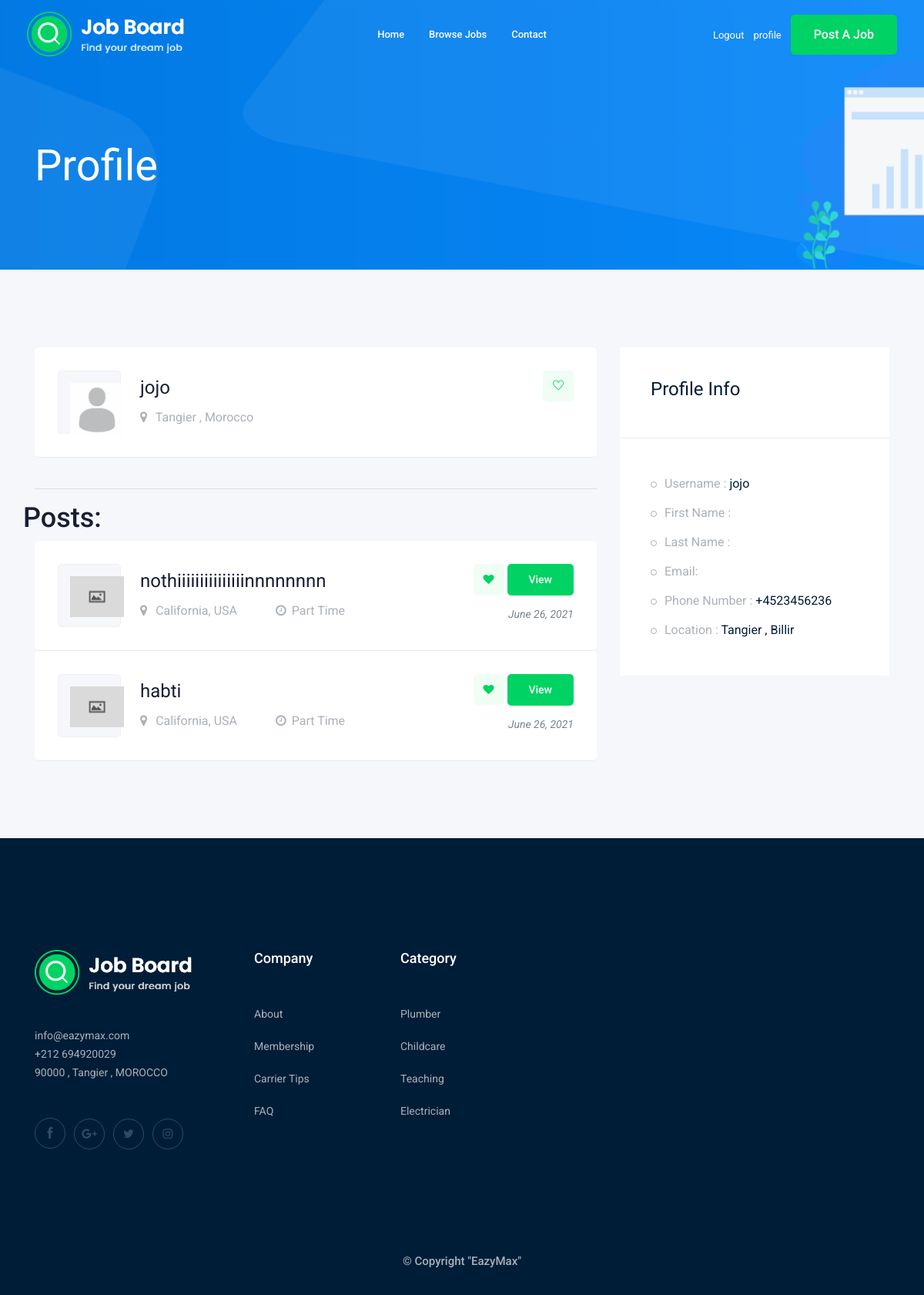
Before: /accounts/profile/2/ (signed in) with the older database file.
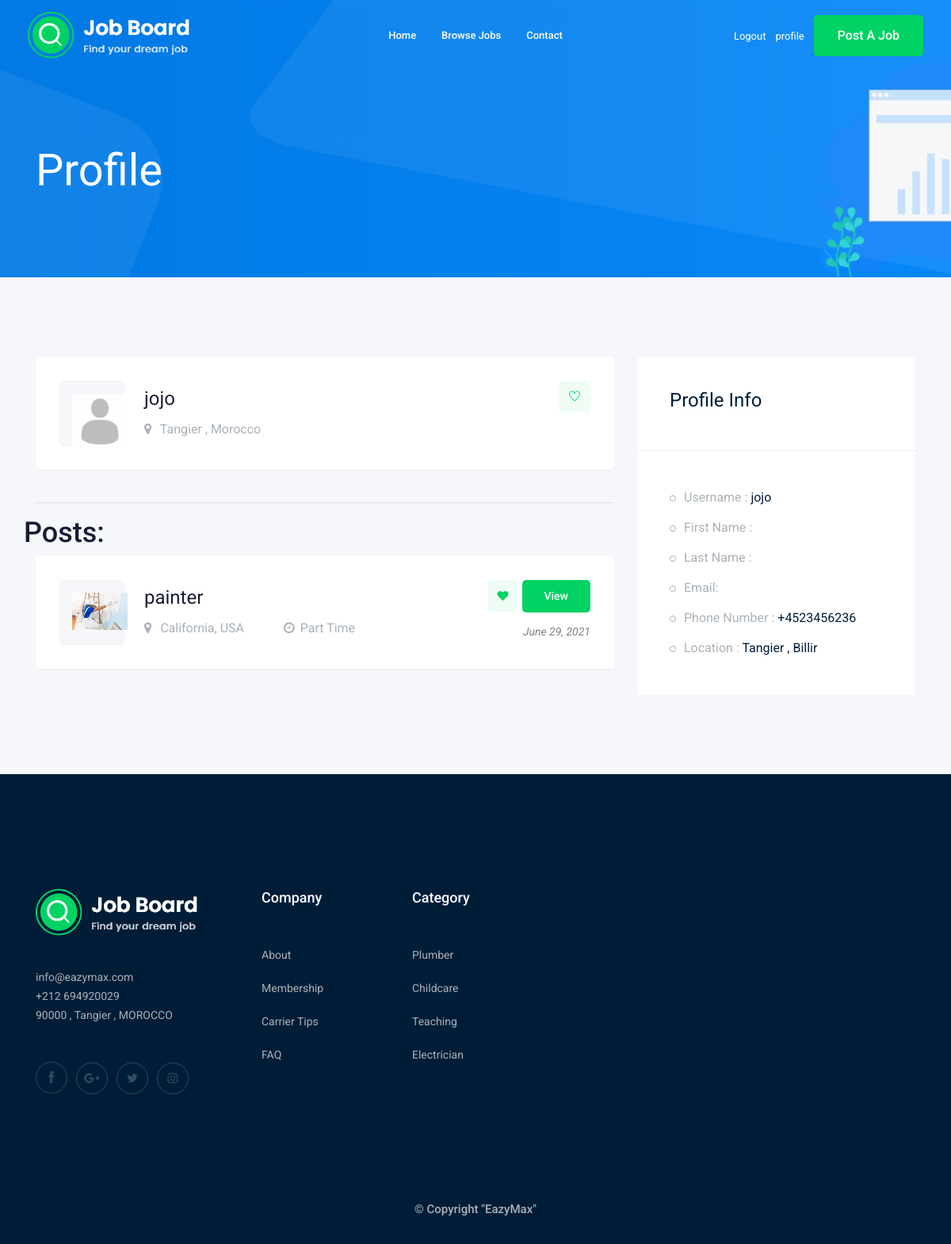
After: the same page with the newer database file.
### jobs/models.py (models this page shows, shortened)
class Job(models.Model):
    JOB_TYPE = (
        ('Full Time','Full Time'),
        ('Part Time','Part Time')
    )
    title = models.CharField(max_length=250)
    poster = models.ForeignKey(User,related_name='job_poster',on_delete=models.CASCADE)
    description = models.TextField(default="What ill do : \nExperience : \nPrice : ",max_length=2000,blank=True,null=True)
    job_type = models.CharField(max_length=100,choices=JOB_TYPE,null=True,blank=True)
    date_posted = models.DateTimeField(auto_now_add=True)
    featured = models.BooleanField(default=False)
    image = models.ImageField(upload_to=image_upload,default="jobs/default.jpg")
    category = models.ForeignKey(Category,on_delete=models.CASCADE)
    slug = models.SlugField(null=True,blank=True)
    class Meta:
        ordering = ('-date_posted',)

### accounts/views.py (the view)
# urls.py: path('profile/<int:id>/',profile,name="profile"),
@login_required
def profile(request,id):
    profile = Profile.objects.get(user=id)
    posts = Job.objects.filter(poster_id=id)
    paginator = Paginator(posts,3)
    page_number = request.GET.get('page')
    page_obj = paginator.get_page(page_number)
    context = {
        'profile' : profile,
        'posts' : page_obj,
    }
    return render(request,'profile/profile.html',context)

### accounts/templates/profile/profile.html (shortened to what the changed rows need)
{% extends 'base.html' %}
{% load bootstrap4 %}
{% block content %}
    <div class="job_details_area">
        <div class="container">
            <div class="row">
                <div class="col-lg-8">
                    <br>
                                <div class="job_lists m-0">
                                    <div class="row">
                                        <h1>Posts:</h1>
                                        {% if posts %}
                                            {% for job in posts %}
                                                <div class="col-lg-12 col-md-12">
                                                    <div class="single_jobs white-bg d-flex justify-content-between">
                                                        <div class="jobs_left d-flex align-items-center">
                                                            <div class="thumb">
                                                                <img style="width: 70px;" src="{{job.image.url}}"alt="">
                                                            </div>
                                                            <div class="jobs_conetent">
                                                                <h4>{{job.title}}</h4>
                                                                <div class="links_locat d-flex align-items-center">
                                                                    <div class="location">
                                                                        <p> <i class="fa fa-map-marker"></i> California, USA</p>
                                                                    </div>
                                                                    <div class="location">
                                                                        <p> <i class="fa fa-clock-o"></i>{{job.job_type}}</p>
                                                                    </div>
                                                                </div>
                                                            </div>
                                                        </div>
                                                        <div class="jobs_right">
                                                            <div class="apply_now">
                                                                <a class="heart_mark" href="#"> <i class="fa fa-heart"></i> </a>
                                                                <a href="{% url 'jobs:job_detail' job.slug %}" class="boxed-btn3">View</a>
                                                            </div>
                                                            <div class="date">
                                                                <p>{{job.date_posted|date:"F d, Y"}}</p>
                                                            </div>
                                                        </div>
                                                    </div>
                                                </div>
                                            {% endfor %}
                                        {% else %}
                                            <div>
                                                <br>
                                                <br>
                                                <h4>There is no posts</h4>
                                            </div>
                                        {% endif %}
                                    </div>
                                </div>
                </div>
            </div>
        </div>
    </div>
{% endblock %}

Changed rows visible on the page:
removed Job: image (placeholder picture), title "nothiiiiiiiiiiiiiiinnnnnnnn", job_type "Part Time", date_posted "June 26, 2021"
removed Job: image (placeholder picture), title "habti", job_type "Part Time", date_posted "June 26, 2021"
added Job: image (picture), title "painter", job_type "Part Time", date_posted "June 29, 2021"
